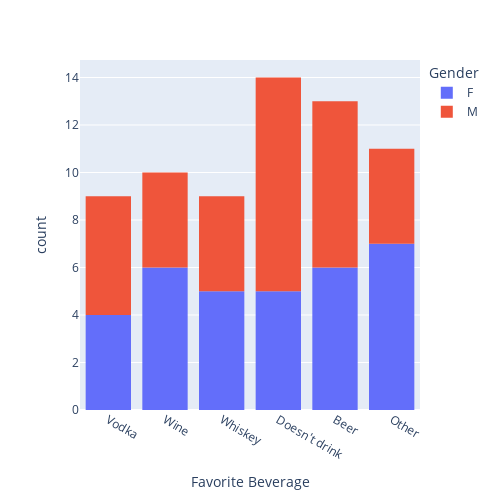

The cell this chart's notebook holds for it:
### Markdown cell above
Now, lets look at different variables and see gender distribution.

### Code cell
hist = px.histogram(data_frame=df,x='Favorite Beverage', color='Gender',width=500, height=500)
hist.show()

### Figure 1 — Plotly figure (JSON) as saved in the notebook; plotly's stock layout.template omitted (floating-point values rounded to 4 significant figures)
{"data": [{"alignmentgroup": "True", "bingroup": "x", "hovertemplate": "Gender=F<br>Favorite Beverage=%{x}<br>count=%{y}<extra></extra>", "legendgroup": "F", "marker": {"color": "#636efa", "pattern": {"shape": ""}}, "name": "F", "offsetgroup": "F", "orientation": "v", "showlegend": true, "type": "histogram", "x": ["Vodka", "Vodka", "Wine", "Whiskey", "Vodka", "Doesn't drink", "Beer", "Whiskey", "Other", "Wine", "Other", "Other", "Wine", "Wine", "Beer", "Wine", "Wine", "Other", "Other", "Doesn't drink", "Beer", "Whiskey", "Vodka", "Other", "Whiskey", "Whiskey", "Beer", "Doesn't drink", "Doesn't drink", "Doesn't drink", "Other", "Beer", "Beer"], "xaxis": "x", "yaxis": "y"}, {"alignmentgroup": "True", "bingroup": "x", "hovertemplate": "Gender=M<br>Favorite Beverage=%{x}<br>count=%{y}<extra></extra>", "legendgroup": "M", "marker": {"color": "#EF553B", "pattern": {"shape": ""}}, "name": "M", "offsetgroup": "M", "orientation": "v", "showlegend": true, "type": "histogram", "x": ["Wine", "Beer", "Other", "Doesn't drink", "Other", "Whiskey", "Vodka", "Vodka", "Doesn't drink", "Doesn't drink", "Wine", "Beer", "Beer", "Wine", "Whiskey", "Doesn't drink", "Beer", "Doesn't drink", "Doesn't drink", "Doesn't drink", "Beer", "Doesn't drink", "Other", "Other", "Vodka", "Vodka", "Whiskey", "Whiskey", "Vodka", "Beer", "Doesn't drink", "Wine", "Beer"], "xaxis": "x", "yaxis": "y"}], "layout": {"barmode": "relative", "height": 500, "legend": {"title": {"text": "Gender"}, "tracegroupgap": 0}, "margin": {"t": 60}, "width": 500, "xaxis": {"anchor": "y", "domain": [0, 1], "title": {"text": "Favorite Beverage"}}, "yaxis": {"anchor": "x", "domain": [0, 1], "title": {"text": "count"}}}}
